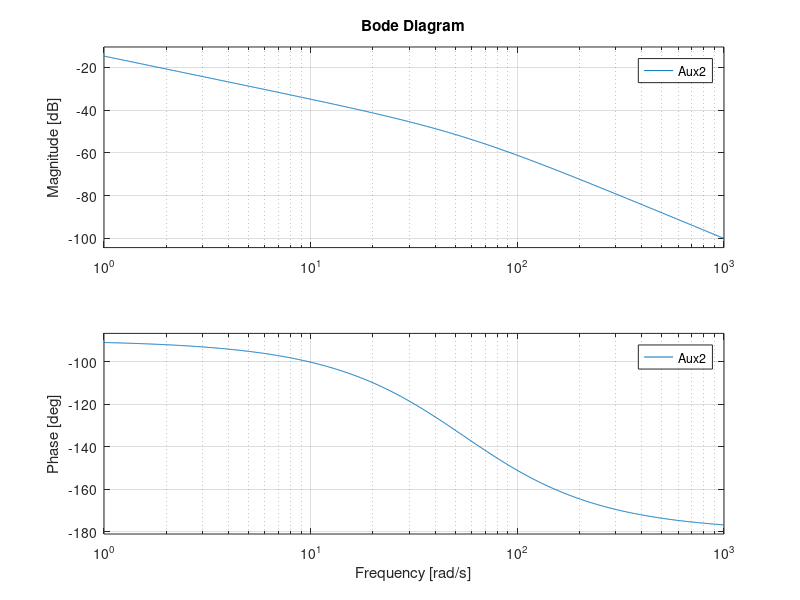

Recreate this plot in MATLAB.
G1 = zpk([],[-5],[10])
G2 = zpk([],[0],[1])
G3 = zpk([],[],[5])

Aux1 = feedback(G1,G3)

Aux2 = series(Aux1,G2)

T = feedback(Aux2,1)

step(T)

rlocus(Aux2)

bode(Aux2)

%margem de fase 90 graus
%margem de ganho inf
